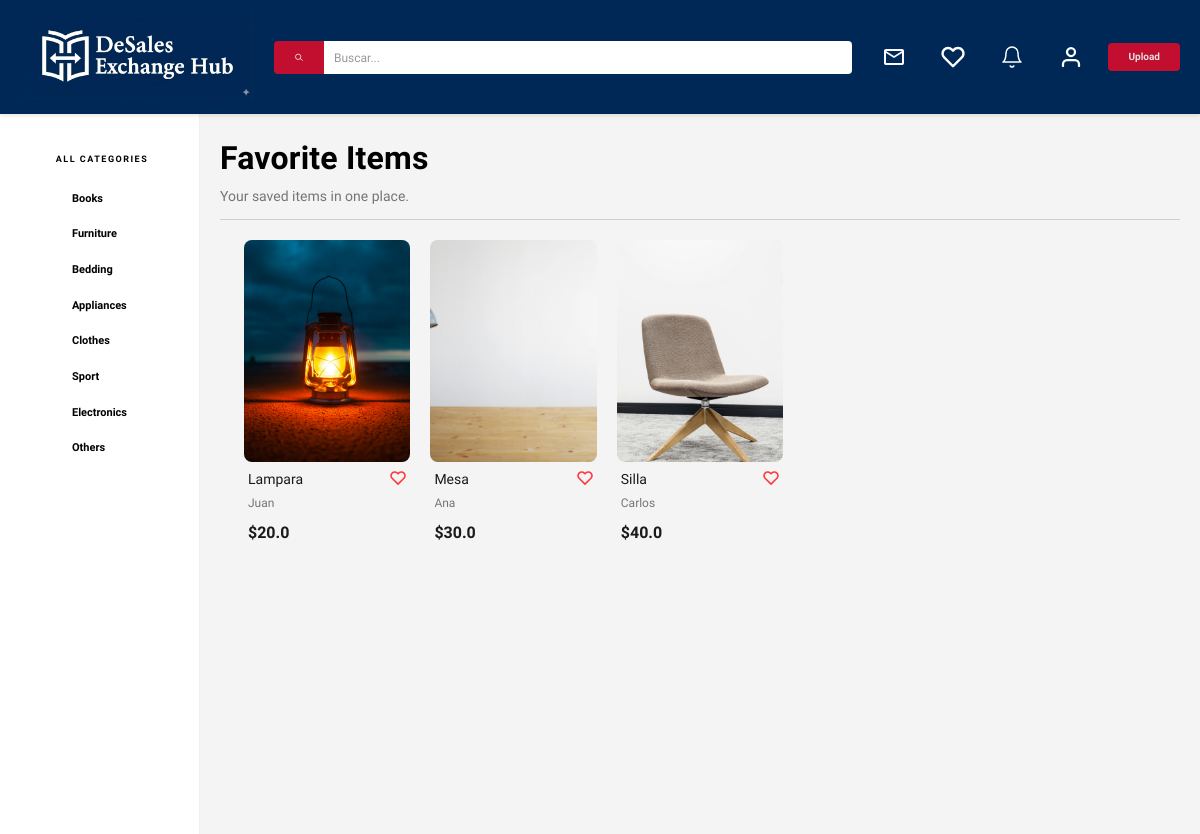
/user/favItems (signed in), run on the app's committed database.
### models.py (models this page shows, shortened)
class Item(db.Model):
    id = db.Column(db.Integer, primary_key = True, autoincrement = True)
    name = db.Column(db.String(50), nullable = False)
    description = db.Column(db.String(400), nullable = False)
    price = db.Column(db.Float, nullable = False)
    category = db.Column(db.String(20), nullable = False)
    created_at = db.Column(db.DateTime, nullable = False, default = db.func.current_timestamp())
    user_id = db.Column(db.Integer, db.ForeignKey('user.id'), nullable = False)
    estado = db.Column(db.String(20), nullable = False, default = "active")
    images = db.relationship('ItemImage', backref='item', lazy=True)
    favorited_by = db.relationship('User', secondary='favorite', back_populates='favorite_items', lazy=True)
    @property
    def image_url(self):
        if self.images:
            return self.images[0].image_url
        return "img/default.jpg" # Fallback image

class ItemImage(db.Model):
    id = db.Column(db.Integer, primary_key=True)
    image_url = db.Column(db.String(200), nullable=False)
    item_id = db.Column(db.Integer, db.ForeignKey('item.id'), nullable=False)

class User(db.Model):
    id = db.Column(db.Integer, primary_key = True)
    username = db.Column(db.String(20), unique = False, nullable = False)
    email = db.Column(db.String(120), unique = True, nullable = False)
    password = db.Column(db.String(255), nullable = False)
    is_active = db.Column(db.Boolean, default=False, nullable=False)
    items = db.relationship('Item', backref = 'owner', lazy = True)
    favorite_items = db.relationship('Item', secondary='favorite', back_populates='favorited_by', lazy=True)
    country = db.Column(db.String(20), nullable = True, default = "")
    city = db.Column(db.String(20), nullable = True, default = "")
    description = db.Column(db.String(400), nullable = True, default = "")
    photo_url = db.Column(db.String(200), nullable = True, default = "")

### app.py (the view)
@app.route("/user/favItems")
def favItems():
    user = get_current_user_from_session()
    if not user:
        return redirect(url_for("login"))
    favorite_items = user.favorite_items
    return render_template('user/favItems.html', favorite_items=favorite_items)

### app.py (called while the page is built, shortened)
def get_current_user_from_session():
    user_id = session.get("user_id")
    if user_id is not None:
        user = db.session.get(User, user_id)
        if user:
            session["user_id"] = user.id
            session["username"] = user.username
            return user

### templates/user/favItems.html (shortened to what this page needs)
{% extends 'base.html' %}
{% block content %}
    <section class="favorites-page">
        <header class="favorites-header">
            <h1 class="favorites-title">Favorite Items</h1>
            <p class="favorites-subtitle">Your saved items in one place.</p>
        </header>
        {% if favorite_items and favorite_items|length > 0 %}
            <div class="contenedor favorites-grid">
                {% for item in favorite_items %}
                    {% if item.owner.id != session['user_id'] %}
                        <div class="contenedor-item">
                            <a href="{{ url_for('item', item_id=item.id) }}" class="item-imagen-container skeleton-loading">
                                <img class="item-imagen" src="{{ url_for('static', filename=item.image_url) }}" alt="{{ item.name }}" loading="lazy" onload="this.parentElement.classList.remove('skeleton-loading')">
                            </a>
                            <div class="item-info">
                                <div class="item-header">
                                    <h2 class="item-nombre">{{ item.name }}</h2>
                                    <div class="item-actions">
                                        <button class="action-btn favorite-btn active" data-item-id="{{ item.id }}" data-is-favorite="true" aria-label="Remove from favorites">
                                            <img class="corazon" src="{{ url_for('static', filename='img/assets/RedHeart.svg') }}" alt="Favorito">
                                        </button>
                                    </div>
                                </div>
                                <div class="item-details">
                                    <p class="item-owner">{{ item.owner.username }}</p>
                                </div>
                                <p class="item-precio">${{ item.price }}</p>
                            </div>
                        </div>
                    {% endif %}
                {% endfor %}
            </div>
        {% else %}
            <p class="favorites-empty-state" data-empty-favorites="true">You do not have favorite items yet.</p>
        {% endif %}
    </section>
{% endblock %}

### static/css/app.css (style rules this page uses)
html { line-height: 1.15; -webkit-text-size-adjust: 100%; }
body { margin: 0; }
h1 { font-size: 2em; margin: 0.67em 0; }
a { background-color: transparent; }
img { border-style: none; }
button, input, optgroup, select, textarea { font-family: inherit; font-size: 100%; line-height: 1.15; margin: 0; }
button, input { overflow: visible; }
button, select { text-transform: none; }
button, [type=button], [type=reset], [type=submit] { -webkit-appearance: button; }
*, *:before, *:after { box-sizing: inherit; }
html { font-size: 62.5%; box-sizing: border-box; height: 100%; }
body { font-size: 1.6rem; min-height: 100%; }
.contenedor { width: 95%; max-width: 1200px; margin: 0 auto; }
a { text-decoration: none; }
img { max-width: 100%; }
h1, h2, h3 { font-family: "Work Sans", sans-serif; margin: 0 0 2.5rem 0; font-weight: 900; }
h1 { font-size: 6rem; }
h2 { font-size: 5rem; }
p { font-size: 2rem; line-height: 1.8; }
* { box-sizing: border-box; margin: 0; padding: 0; }
body { font-family: "Work Sans", sans-serif; background-color: #f4f4f4; min-height: 100vh; display: flex; flex-direction: column; }
.contenedor { display: grid; gap: 1.5rem; grid-template-columns: repeat(2, 1fr); }
@media (min-width: 768px) { .contenedor { grid-template-columns: repeat(3, 1fr); gap: 2rem; } }
@media (min-width: 1024px) { .contenedor { grid-template-columns: repeat(5, 1fr); } }
.contenedor .contenedor-item { position: relative; border: none; box-shadow: none; background: transparent; padding: 0; display: flex; flex-direction: column; }
.contenedor .contenedor-item .item-imagen-container { position: relative; display: block; width: 100%; padding-top: 133.33%; border-radius: 8px; overflow: hidden; background-color: #f0f0f0; margin-bottom: 8px; transition: filter 0.2s ease; cursor: pointer; }
.contenedor .contenedor-item .item-imagen-container .item-imagen { position: absolute; top: 0; left: 0; width: 100%; height: 100%; object-fit: cover; object-position: center; display: block; }
.contenedor .contenedor-item .item-info { display: flex; flex-direction: column; padding: 0 4px; }
.contenedor .contenedor-item .item-info .item-header { display: flex; justify-content: space-between; align-items: flex-start; margin-bottom: 4px; }
.contenedor .contenedor-item .item-info .item-nombre { font-family: "Work Sans", sans-serif; font-weight: 400; font-size: 1.4rem; color: #1A1A1A; margin: 0; line-height: 1.4; white-space: nowrap; overflow: hidden; text-overflow: ellipsis; max-width: 80%; }
.contenedor .contenedor-item .item-info .item-actions .action-btn { background: none; border: none; padding: 0; cursor: pointer; display: flex; align-items: center; gap: 4px; transition: transform 0.2s ease; }
.contenedor .contenedor-item .item-info .item-actions .action-btn img { width: 16px; height: 16px; opacity: 1; }
.contenedor .contenedor-item .item-info .item-details { margin-bottom: 4px; }
.contenedor .contenedor-item .item-info .item-details .item-owner { font-size: 1.2rem; color: #757575; margin: 0; }
.contenedor .contenedor-item .item-info .item-precio { font-family: "Work Sans", sans-serif; font-weight: 600; font-size: 1.6rem; color: #1A1A1A; margin: 0; }
.favorites-page { width: 100%; padding: 0.5rem 0 1.5rem; }
.favorites-page .favorites-header { margin-bottom: 2rem; padding-bottom: 1rem; border-bottom: 1px solid rgba(117, 117, 117, 0.3); }
.favorites-page .favorites-title { margin: 0; font-family: "Work Sans", sans-serif; font-size: 2.6rem; font-weight: 700; color: #010101; letter-spacing: 0.2px; line-height: 1.2; }
@media (min-width: 768px) { .favorites-page .favorites-title { font-size: 3.2rem; } }
.favorites-page .favorites-subtitle { margin: 0.6rem 0 0; font-size: 1.4rem; color: #757575; font-weight: 400; }

### data on the page
Item: image_url (picture), name "Lampara", owner.username "Juan", price "20.0"
Item: image_url (picture), name "Mesa", owner.username "Ana", price "30.0"
Item: image_url (picture), name "Silla", owner.username "Carlos", price "40.0"
